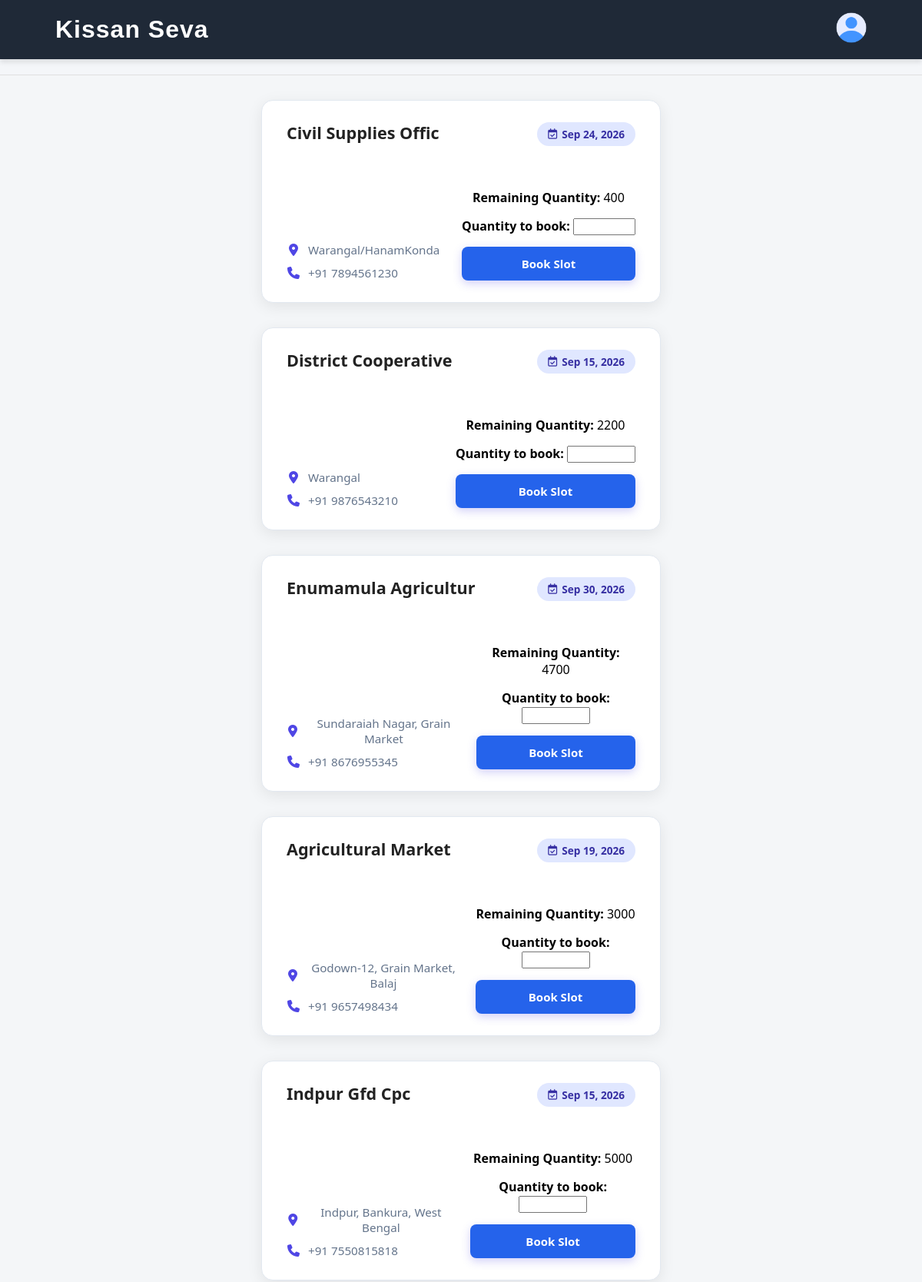
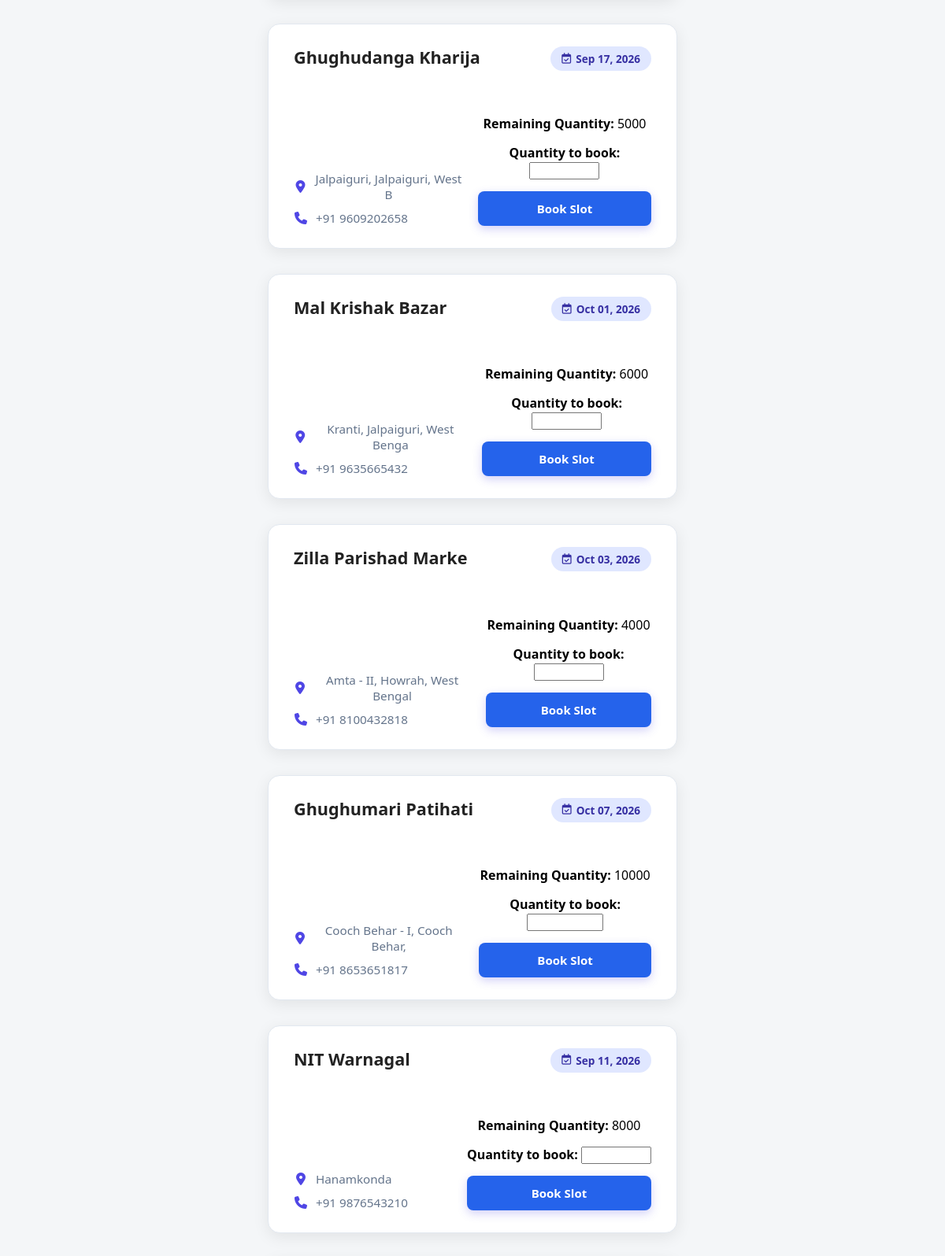
Page /book.php (signed in, upper part) on the committed database (2 pictures, top to bottom).
### tables this page shows
CREATE TABLE `slots` (
  `SNo` int(11) NOT NULL,
  `Centre` varchar(20) NOT NULL,
  `Location` varchar(30) NOT NULL,
  `MobileNo` varchar(12) NOT NULL,
  `Date` varchar(30) NOT NULL,
  `FarmerId` varchar(10) DEFAULT NULL,
  `TotalQuantity` int(11) NOT NULL,
  `RemainingQuantity` int(11) NOT NULL,
  `Longitude` decimal(11,8) DEFAULT NULL,
  `Status` char(1) NOT NULL DEFAULT 'N',
  `Latitude` decimal(10,8) DEFAULT NULL
);

### book.php (the view, shortened to what this page needs)
<?php
$login = false;
include "connect.php";
if (!isset($_SESSION['loggedin']) || $_SESSION['loggedin'] != true) {
    $login = false;
} else {
    $login = true;
}
?>
<!DOCTYPE html>
<html lang="en">
<head>
    <link rel="stylesheet" href="CSS/nav_style.css">
    <link rel="stylesheet" href="CSS/bookstyle.css">
    <link rel="stylesheet" href="CSS/style.css">
    <link rel="stylesheet" href="CSS/translate.css">
    <link rel="stylesheet"
          href="https://cdnjs.cloudflare.com/ajax/libs/font-awesome/6.4.0/css/all.min.css">
</head>
<body>
    <?php include "header.php"; ?>
<div id="google_translate_element"></div>
    <main class="main-content">
        <?php
        if ($login) {
            if (isset($_SESSION['user_lat']) && isset($_SESSION['user_lng'])) {
                $userLat = (float)$_SESSION['user_lat'];
                $userLng = (float)$_SESSION['user_lng'];
                $sql = "SELECT *,
                        ST_Distance_Sphere(
                            POINT(Longitude, Latitude),
                            POINT($userLng, $userLat)
                        ) / 1000 AS distance
                        FROM slots
                        WHERE RemainingQuantity > 0
                        AND Latitude IS NOT NULL
                        AND Longitude IS NOT NULL
                        ORDER BY distance ASC";
            } else {
                $sql = "SELECT *
                        FROM slots
                        WHERE RemainingQuantity > 0
                        ORDER BY SNo ASC";
            }
            $result = mysqli_query($con, $sql);
            if (mysqli_num_rows($result) > 0) {
                while ($row = mysqli_fetch_assoc($result)) {
        ?>
                    <center>
                        <div class="card"
                             style="margin-top:2em; margin-bottom:2em;">
                            <div class="card-header">
                                <h2 class="centre-name">
                                    <?php echo htmlspecialchars($row["Centre"]); ?>
                                </h2>
                                <div class="scheduled-badge">
                                    <i class="fa-regular fa-calendar-check"></i>
                                    <span>
                                        <?php echo htmlspecialchars($row["Date"]); ?>
                                    </span>
                                </div>
                            </div>
                            <div class="card-footer">
                                <div class="contact-info">
                                    <div class="info-item">
                                        <i class="fa-solid fa-location-dot"></i>
                                        <span>
                                            <?php echo htmlspecialchars($row["Location"]); ?>
                                        </span>
                                    </div>
                                    <div class="info-item">
                                        <i class="fa-solid fa-phone"></i>
                                        <span>
                                            +91
                                            <?php echo htmlspecialchars($row["MobileNo"]); ?>
                                        </span>
                                    </div>
                                </div>
                                <form method="POST" action="book.php">
    <div style="margin: 15px 0;">
        <strong>
            Remaining Quantity:
        </strong>
        <?php echo (int)$row["RemainingQuantity"]; ?>
    </div>
    <div style="margin: 15px 0;">
        <label>
            <strong>Quantity to book:</strong>
        </label>
        <input
            type="number"
            name="Quantity"
            min="1"
            max="<?php echo (int)$row["RemainingQuantity"]; ?>"
            required
        >
    </div>
    <button
        type="submit"
        name="apply"
        class="apply-btn"
    >
        Book Slot
    </button>
</form>
                            </div>
                        </div>
                    </center>
        <?php
                }
            }
        }
        ?>
    </main>
</body>
</html>

### header.php
<?php echo "
<nav class='navbar'>
<div class='logo'>
  <a class='caacupe-one-regular' href='index.php'>Kissan Seva</a>
</div>
<div class='profile'>
  <a href='profile.php'>
    <img src='Images/user.png' alt='Profile' class='profile-img'>
  </a>
</div>
</nav>
";
?>

### CSS/nav_style.css (style rules this page uses)
* { margin: 0; padding: 0; box-sizing: border-box; font-family: 'Segoe UI', Tahoma, Geneva, Verdana, sans-serif; }
.navbar { display: flex; justify-content: space-between; align-items: center; padding: 10px 20px; }
.profile-img { width: 40px; height: 40px; border-radius: 50%; object-fit: cover; }
.logo a { color: #ffffff; text-decoration: none; font-size: 2rem; font-weight: 700; letter-spacing: 1px; }
.caacupe-one-regular { font-family: "Caacupe One", sans-serif; font-weight: 400; font-style: normal; }

### CSS/bookstyle.css (style rules this page uses)
:root { --primary-color: #4f46e5; --primary-hover: #4338ca; --bg-color: #f8fafc; --card-bg: #ffffff; --text-main: #0f172a; --text-muted: #64748b; --border-color: #e2e8f0; --accent-badge: #e0e7ff; --accent-badge-text: #3730a3; }
body { background-color: var(--bg-color); font-family: 'Inter', sans-serif; margin: 0; padding: 0; }
.card { width: 100%; max-width: 520px; background: var(--card-bg); border-radius: 20px; padding: 28px 32px; box-shadow: 0 10px 25px -5px rgba(0, 0, 0, 0.05); border: 1px solid var(--border-color); display: flex; flex-direction: column; gap: 32px; box-sizing: border-box; }
.card-header { display: flex; justify-content: space-between; align-items: flex-start; gap: 16px; }
.centre-name { font-size: 1.35rem; font-weight: 700; color: var(--text-main); line-height: 1.3; }
.scheduled-badge { display: inline-flex; align-items: center; gap: 6px; background-color: var(--accent-badge); color: var(--accent-badge-text); padding: 6px 14px; border-radius: 9999px; font-size: 0.85rem; font-weight: 600; white-space: nowrap; }
.card-footer { display: flex; justify-content: space-between; align-items: flex-end; gap: 20px; }
.contact-info { display: flex; flex-direction: column; gap: 10px; }
.info-item { display: flex; align-items: center; gap: 10px; color: var(--text-muted); font-size: 0.95rem; font-weight: 500; }
.info-item i { font-size: 1rem; color: var(--primary-color); width: 18px; text-align: center; }
.apply-btn { background-color: var(--primary-color); color: #ffffff; border: none; padding: 12px 28px; font-size: 0.95rem; font-weight: 600; border-radius: 12px; cursor: pointer; box-shadow: 0 4px 12px rgba(79, 70, 229, 0.25); }

### CSS/style.css (style rules this page uses)
* { margin: 0; padding: 0; box-sizing: border-box; }
body { font-family: Arial, sans-serif; background: #f4f6f8; min-height: 100vh; padding: 0; }
.navbar { width: 100%; min-height: 70px; display: flex; justify-content: space-between; align-items: center; background-color: #1f2937; padding: 1rem 6%; box-shadow: 0 4px 6px rgba(0, 0, 0, 0.1); position: relative; z-index: 10; }
.logo a { color: #ffffff; text-decoration: none; font-size: 2rem; font-weight: 700; letter-spacing: 1px; }
.card { background: white; border-radius: 15px; overflow: hidden; box-shadow: 0 5px 20px rgba(0, 0, 0, 0.08); display: flex; flex-direction: column; transition: transform 0.3s ease, box-shadow 0.3s ease; }
.card h2 { color: #222; margin-bottom: 12px; }
.card button { width: 100%; margin-top: auto; padding: 12px 20px; border: none; border-radius: 8px; background: #2563eb; color: white; font-size: 15px; cursor: pointer; transition: background 0.2s ease; }

### CSS/translate.css (style rules this page uses)
#google_translate_element { text-align: right; padding: 10px 20px; background-color: #f4f6f9; border-bottom: 1px solid #e0e0e0; }
body { top: 0px !important; }

### rows in the picture
slots: Centre "Civil Supplies Offic", Date "Sep 24, 2026", Location "Warangal/HanamKonda", MobileNo "7894561230", RemainingQuantity "400"
slots: Centre "District Cooperative", Date "Sep 15, 2026", Location "Warangal", MobileNo "9876543210", RemainingQuantity "2200"
slots: Centre "Enumamula Agricultur", Date "Sep 30, 2026", Location "Sundaraiah Nagar, Grain Market", MobileNo "8676955345", RemainingQuantity "4700"
slots: Centre "Agricultural Market", Date "Sep 19, 2026", Location "Godown-12, Grain Market, Balaj", MobileNo "9657498434", RemainingQuantity "3000"
slots: Centre "Indpur Gfd Cpc", Date "Sep 15, 2026", Location "Indpur, Bankura, West Bengal", MobileNo "7550815818", RemainingQuantity "5000"
slots: Centre "Ghughudanga Kharija", Date "Sep 17, 2026", Location "Jalpaiguri, Jalpaiguri, West B", MobileNo "9609202658", RemainingQuantity "5000"
slots: Centre "Mal Krishak Bazar", Date "Oct 01, 2026", Location "Kranti, Jalpaiguri, West Benga", MobileNo "9635665432", RemainingQuantity "6000"
slots: Centre "Zilla Parishad Marke", Date "Oct 03, 2026", Location "Amta - II, Howrah, West Bengal", MobileNo "8100432818", RemainingQuantity "4000"
slots: Centre "Ghughumari Patihati", Date "Oct 07, 2026", Location "Cooch Behar - I, Cooch Behar,", MobileNo "8653651817", RemainingQuantity "10000"
slots: Centre "NIT Warnagal", Date "Sep 11, 2026", Location "Hanamkonda", MobileNo "9876543210", RemainingQuantity "8000"
